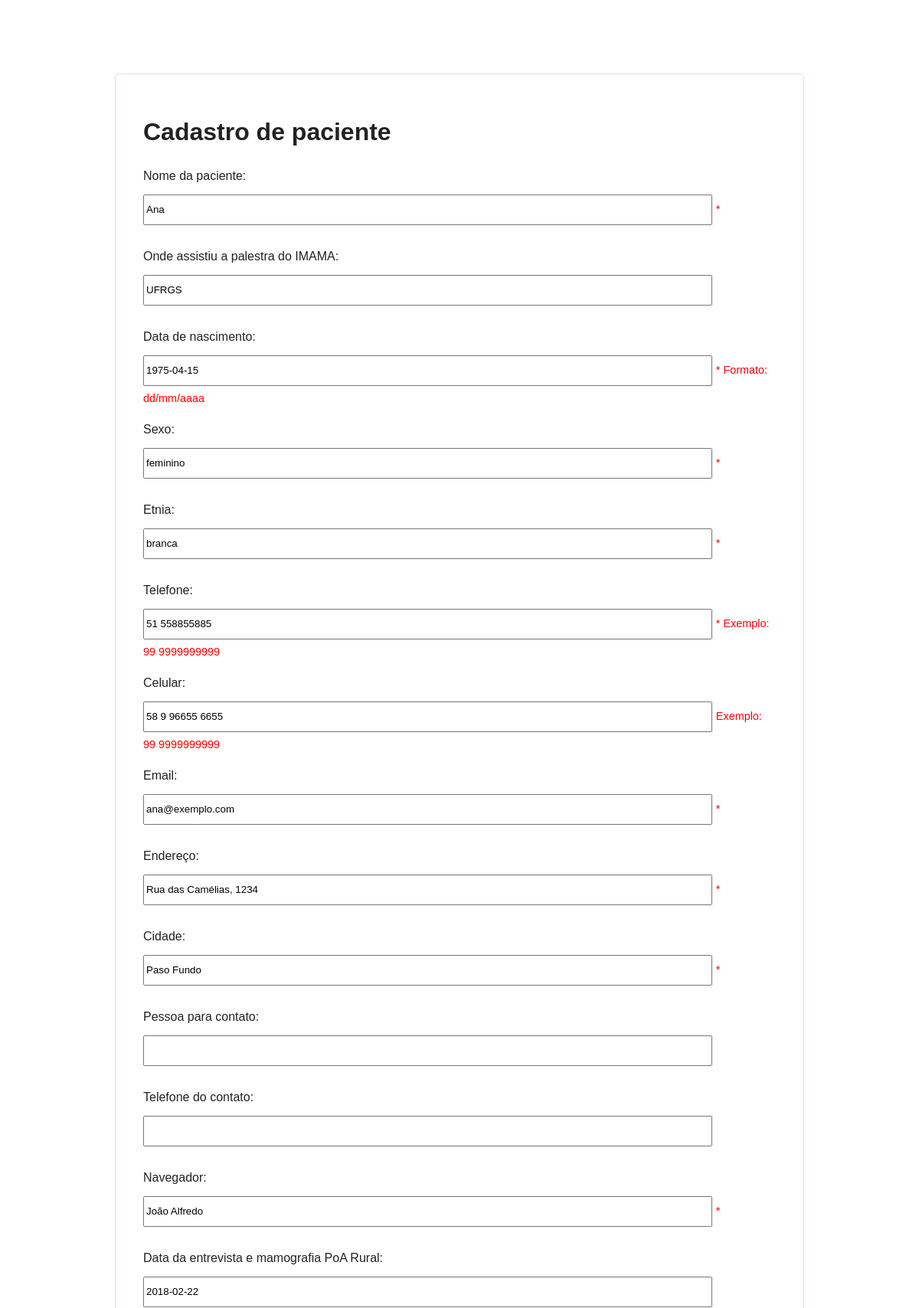
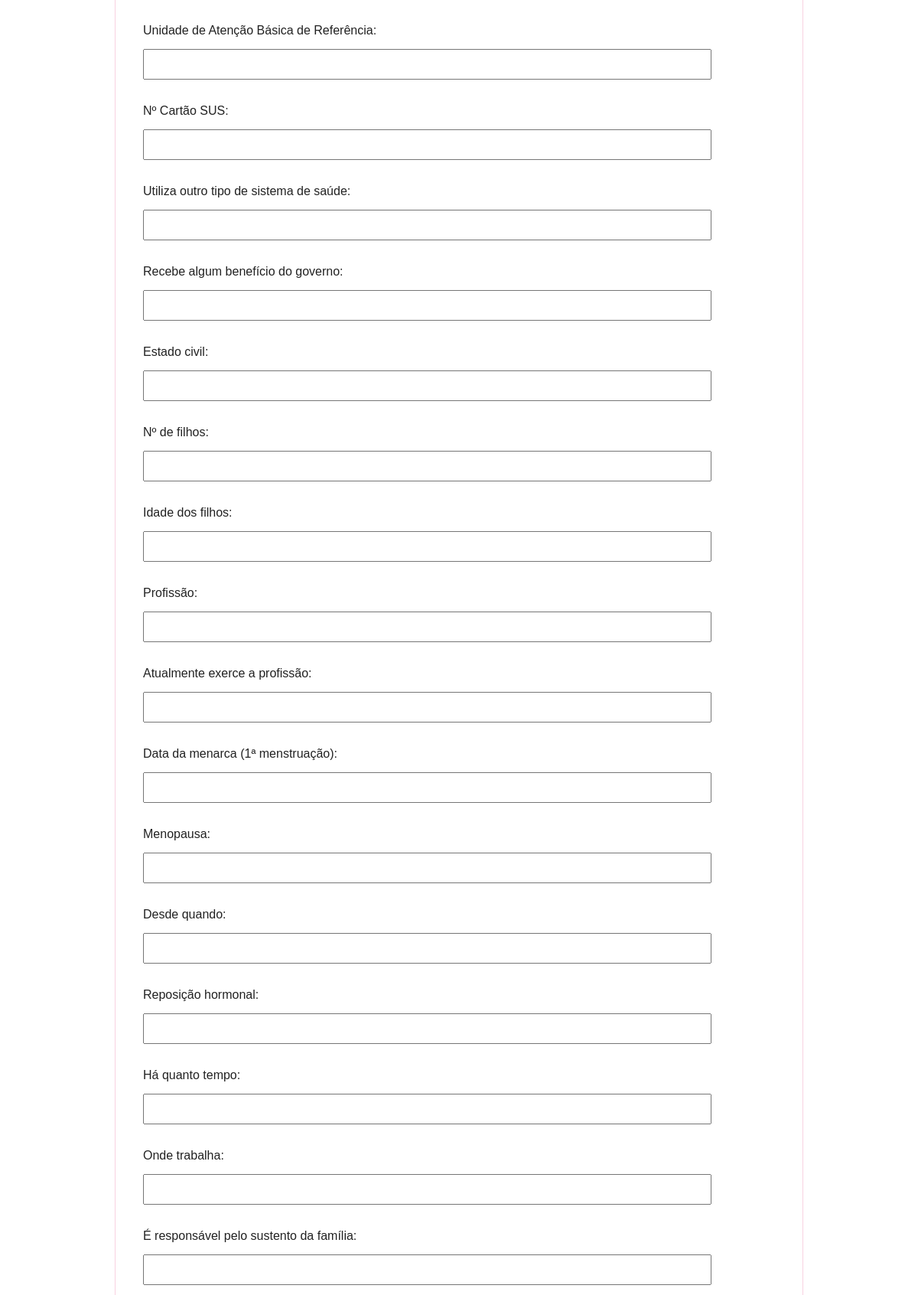
Page /paciente/3/editar/ (upper part) on the committed database (2 pictures, top to bottom).
### imama/models.py (models this page shows, shortened)
class Paciente(models.Model):
    imama = models.ForeignKey('auth.User',on_delete=models.CASCADE)
    nome = models.CharField('Nome da paciente', max_length=200, help_text='*')
    local_palestra = models.CharField('Onde assistiu a palestra do IMAMA', blank=True, max_length=200)
    data_nascimento = models.DateField('Data de nascimento', help_text='* Formato: dd/mm/aaaa')
    sexo = models.CharField(max_length=10, help_text='*')
    etnia = models.CharField(max_length=20, help_text='*')
    telefone = models.CharField(max_length=20, help_text='* Exemplo: 99 9999999999')
    celular = models.CharField(max_length=20, blank=True, help_text=' Exemplo: 99 9999999999')
    email = models.CharField(max_length=200, help_text='*')
    endereco = models.CharField('Endereço', max_length=400, help_text='*')
    cidade = models.CharField(max_length=50, help_text='*')
    contato_nome = models.CharField('Pessoa para contato', blank=True, max_length=200)
    contato_telefone = models.CharField('Telefone do contato', blank=True, max_length=20)
    cpf = models.CharField('CPF', max_length=20, help_text=' Apenas números')
    rg = models.CharField('RG', max_length=20, help_text='*')
    amigo_rosa = models.CharField('Navegador', max_length=200, help_text='*')
    data_cadastro = models.DateField(default=timezone.now)
    observacoes = models.TextField('Observações', blank=True)
    data_entrevista = models.DateField('Data da entrevista e mamografia PoA Rural',default=timezone.now, blank=True, null=True)
    UAB_referencia = models.CharField('Unidade de Atenção Básica de Referência', max_length=200, blank=True)
    cartao_sus = models.CharField('Nº Cartão SUS', max_length=20, blank=True)
    sistema_saude = models.CharField('Utiliza outro tipo de sistema de saúde', max_length=200, blank=True)
    beneficio_governo = models.CharField('Recebe algum benefício do governo', max_length=20, blank=True)
    qtdade_filhos = models.CharField('Estado civil', max_length=20, blank=True)
    estado_civil = models.CharField('Nº de filhos', max_length=20, blank=True)
    idade_filhos = models.CharField('Idade dos filhos', max_length=20, blank=True)
    profissao = models.CharField('Profissão', max_length=50, blank=True)
    exerce_profissao = models.CharField('Atualmente exerce a profissão', max_length=20, blank=True)
    data_menarca = models.DateField('Data da menarca (1ª menstruação)', blank=True, null=True)
    menopausa = models.CharField('Menopausa', max_length=20, blank=True)
    data_menopausa = models.DateField('Desde quando', blank=True, null=True)
    reposicao_hormonal = models.CharField('Reposição hormonal', max_length=20, blank=True)
    data_reposicao_hormonal = models.DateField('Há quanto tempo', blank=True, null=True)
    local_trabalho = models.CharField('Onde trabalha', max_length=200, blank=True)
    sustenta_familia = models.CharField('É responsável pelo sustento da família', max_length=20, blank=True)
    pessoas_familia = models.CharField('Quantas pessoas moram com você', max_length=2, blank=True)
    escolaridade = models.CharField('Escolaridade ', max_length=40, blank=True)
    motivos_servico_saude = models.TextField('Costuma procurar o serviço de saúde para', blank=True)
    ultima_consulta_ginecologista = models.DateField('Data da última consulta com ginecologista', default=timezone.now, blank=True, null=True)
    auto_exame = models.CharField('Costuma examinar suas próprias mamas', max_length=20, blank=True)
    exame_profissional = models.CharField('Suas mamas são apalpadas por profissionais de saúde', max_length=20, blank=True)
    data_mamografia = models.DateField('Data da mamografia mais recente', default=timezone.now, blank=True, null=True)
    conclusao_laudo_mamografia = models.TextField('Conclusão do laudos da mamografia mais recente', blank=True)
    data_outros_exames = models.DateField('Outros exames das mamas (data)', default=timezone.now, blank=True, null=True)
    conclusao_laudo_outros_exames = models.TextField('Conclusão do laudo dos outros exames',blank=True)
    orientacoes_exames = models.TextField('Quais orientações recebeu sobre os resultados dos exames, por quem e quando', blank=True)
    alteracao_mama = models.CharField('Percebeu alguma alteração na mama?', max_length=20, blank=True)
    familiares_cancer_mama = models.CharField('Tem familiares com câncer de mama', max_length=20, blank=True)
    cirurgia_mamas = models.CharField('Já fez alguma cirurgia nas mamas', max_length=20, blank=True)
    tipo_cirurgia_mamas = models.TextField('Tipo de cirugia', blank=True)
    observacoes_entrevista = models.TextField('Observações', blank=True)

### imama/views.py (the view)
# urls.py: url(r'^paciente/(?P<pk>\d+)/editar/$', views.editar_paciente, name='editar_paciente'),
def editar_paciente(request, pk):
    paciente = get_object_or_404(Paciente, pk=pk)
    if request.method == "POST":
        form = PacienteForm(request.POST, instance=paciente)
        if form.is_valid():
            paciente = form.save(commit=False)
            paciente.imama = request.user
            paciente.save()
            return redirect('paciente_detalhe', pk=paciente.pk)
    else:
        form = PacienteForm(instance=paciente)
    return render(request, 'imama/form_paciente.html', {'form': form})

### imama/forms.py
class PacienteForm(forms.ModelForm):
    class Meta:
        model = Paciente
        fields = ('nome', 'local_palestra', 'data_nascimento',
        'sexo', 'etnia', 'telefone', 'celular', 'email', 'endereco',
        'cidade', 'contato_nome', 'contato_telefone', 'amigo_rosa',
        'data_entrevista','UAB_referencia', 'cartao_sus',
        'sistema_saude', 'beneficio_governo', 'qtdade_filhos',
        'estado_civil', 'idade_filhos', 'profissao',
        'exerce_profissao', 'data_menarca', 'menopausa',
        'data_menopausa', 'reposicao_hormonal', 'data_reposicao_hormonal',
        'local_trabalho', 'sustenta_familia', 'pessoas_familia',
        'escolaridade', 'motivos_servico_saude', 'ultima_consulta_ginecologista',
        'auto_exame', 'exame_profissional', 'data_mamografia',
        'conclusao_laudo_mamografia', 'data_outros_exames', 'conclusao_laudo_outros_exames',
        'orientacoes_exames', 'alteracao_mama', 'familiares_cancer_mama',
        'cirurgia_mamas', 'tipo_cirurgia_mamas', 'observacoes_entrevista',
        )

### imama/templates/imama/form_paciente.html (shortened to what this page needs)
{% extends 'imama/base.html' %}
{% block content %}
    <h1>Cadastro de paciente</h1>
    <form method="POST" class="post-form">{% csrf_token %}
        {{ form.as_p }}
    </form>
{% endblock %}

### imama/static/css/imama.css (style rules this page uses)
* { box-sizing: border-box; }
body { background-color: ; font-family: sans-serif; height: 100vh; margin: 0 auto; width: 100vw; }
p label, p input { display: inline-block; height: 2vh; margin: 1% 0 1% 0; }
p textarea, p input, p label { width: 90%; }
p input { height: 5vh; }
.aviso, p span { font-size: 0.9em; color: red; }

### rows in the picture
Paciente: nome "Ana", local_palestra "UFRGS", data_nascimento "1975-04-15", sexo "feminino", etnia "branca", telefone "51 558855885", celular "58 9 96655 6655", email "ana@exemplo.com", endereco "Rua das Camélias, 1234", cidade "Paso Fundo", amigo_rosa "João Alfredo", data_entrevista "2018-02-22"
